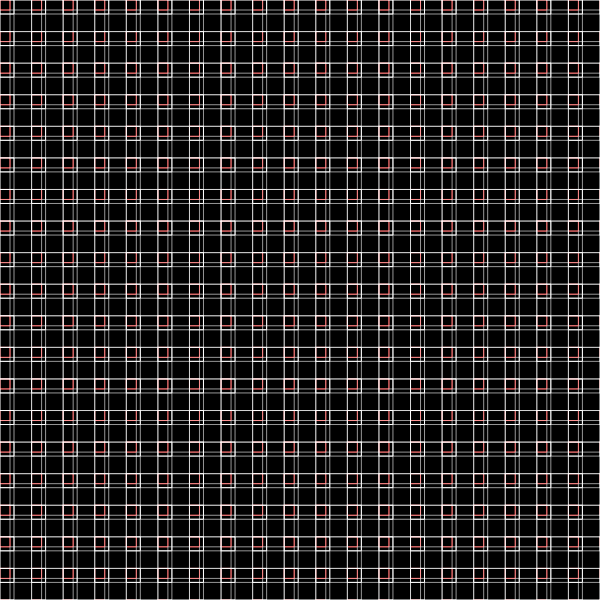
Frame 1 (no input)
Frame 2 (the mouse pressed at the canvas centre, redrawn once): identical to frame 1, image omitted

The p5.js sketch that drew this single still picture (run headless with seeded random() and noise() and a simulated clock; the mouse was pressed at the canvas centre and the sketch redrawn once):

// p5.js sketch
// ── sketch.js
// two fixed-size meshes layered (sizes 10 + 14), red + white on black

const noc_x = 20;
const noc_y = 20;

function setup() {
  createCanvas(600, 600);
  noLoop();
}

function draw() {
  background(0);
  drawMesh(10, 1, color(255, 0, 0), color(255, 150));
  drawMesh(14, 1, color(255), color(255, 150));
}

function drawMesh(cubeSize, sw, cubeClr, connClr) {
  const xstep = width / (noc_x - 1);
  const ystep = height / (noc_y - 1);
  const cubes = [];
  let posX = 0;
  let posY = 0;
  for (let i = 0; i < noc_x * noc_y; i++) {
    cubes.push([
      { x: posX, y: posY },
      { x: cubeSize + posX, y: posY },
      { x: cubeSize + posX, y: cubeSize + posY },
      { x: posX, y: cubeSize + posY },
    ]);
    posX += xstep;
    if (i % noc_x === noc_x - 1) {
      posY += ystep;
      posX = 0;
    }
  }

  noFill();
  stroke(cubeClr);
  strokeWeight(sw);
  for (const c of cubes) {
    beginShape();
    vertex(c[0].x, c[0].y);
    vertex(c[1].x, c[1].y);
    vertex(c[2].x, c[2].y);
    vertex(c[3].x, c[3].y);
    endShape(CLOSE);
  }

  stroke(connClr);
  for (let i = 1; i < cubes.length; i++) {
    const ca = cubes[i - 1];
    const cb = cubes[i];
    if (ca[0].y === cb[0].y) {
      beginShape();
      vertex(ca[1].x, ca[1].y);
      vertex(cb[0].x, cb[0].y);
      vertex(cb[3].x, cb[3].y);
      vertex(ca[2].x, ca[2].y);
      endShape(CLOSE);
    }
  }
  for (let i = noc_x; i < cubes.length; i++) {
    const ca = cubes[i - noc_x];
    const cb = cubes[i];
    beginShape();
    vertex(ca[3].x, ca[3].y);
    vertex(ca[2].x, ca[2].y);
    vertex(cb[1].x, cb[1].y);
    vertex(cb[0].x, cb[0].y);
    endShape(CLOSE);
  }
}
